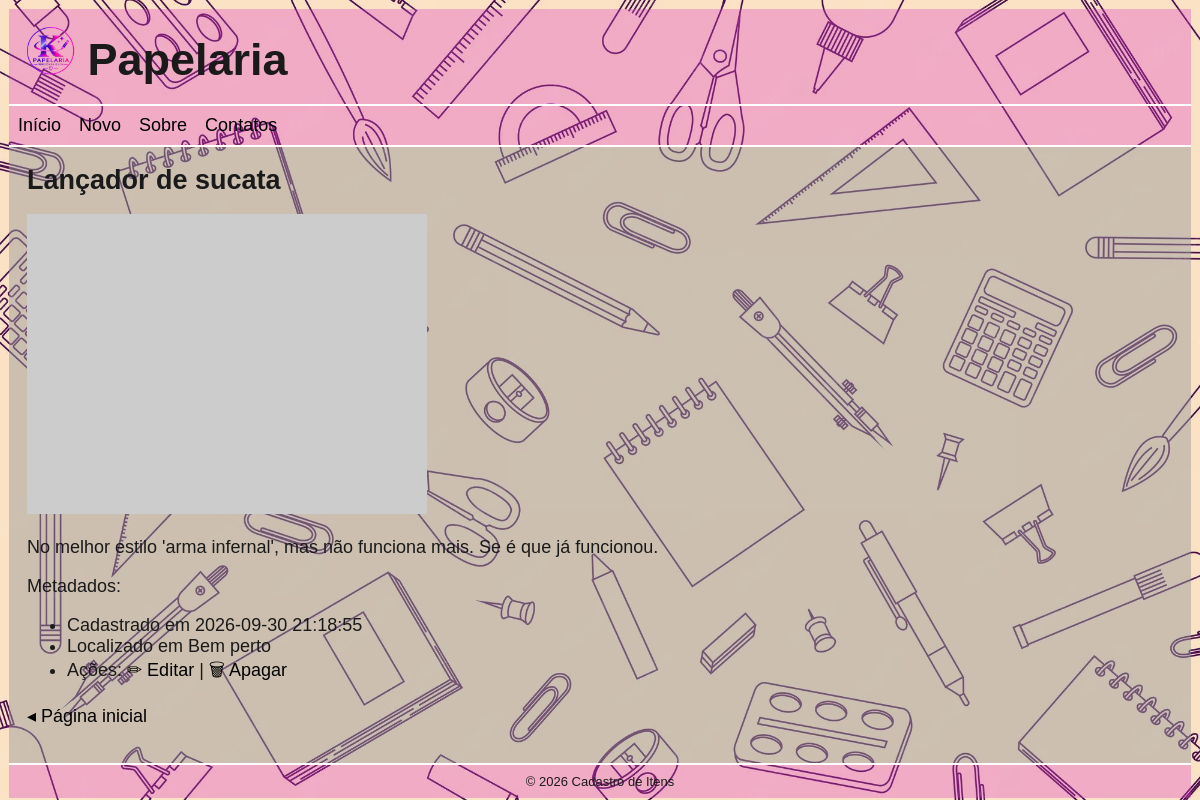
Page /view/3 on the committed database.
### tables this page shows
CREATE TABLE thing (
    id INTEGER PRIMARY KEY AUTOINCREMENT,
    created_at TEXT DEFAULT CURRENT_TIMESTAMP,
    name TEXT,
	description TEXT,
    location TEXT, 
	photo TEXT,
	status TEXT CHECK (status IN ('on', 'off', 'del')) DEFAULT 'on'
);

### app.py (the view)
@app.route('/view/<int:thing_id>')
def view(thing_id):
    with sqlite3.connect('database.db') as conn:
        conn.row_factory = sqlite3.Row
        content = conn.execute("""
            SELECT *
            FROM thing
                WHERE status = 'on'
                AND id = ?
                ORDER BY created_at
        """, (thing_id,)).fetchone()
    if content is None:
        abort(404)
    return render_template(
        "view.html",
        content=content
    )

### templates/view.html (shortened to what this page needs)
{% extends '_base.html' %}
{% block main %}
<article>
    <h2>{{ content.name }}</h2>
    <p><img src="{{ content.photo }}" alt="{{ content.name }}"></p>
    <p>{{ content.description }}</p>
    Metadados:
    <ul>
        <li>Cadastrado em {{ content.created_at }}</li>
        <li>Localizado em {{ content.location }}</li>
        <li>Ações: <a href="{{ url_for('edit', thing_id=content.id )}}">✏ Editar</a> | <a href="#delete">🗑 Apagar</a></li>
    </ul>
    <p><a href="{{ url_for('index') }}">◂ Página inicial</a></p>
</article>
{% endblock %}

### static/css/base.css (style rules this page uses)
* { box-sizing: border-box; }
body, html { position: relative; font-family: sans-serif; font-size: 18px; margin: 0; padding: 0; height: 100%; }
body { padding: .5rem; color: #1a1a1a; background-color: #222; background-image: url('/static/img/bg01.jpg'); background-position: center; background-repeat: no-repeat; background-size: cover; background-attachment: fixed; }
a { color: rgb(0, 0, 0); text-decoration: none; }
main>section, main>article { padding: 1rem; }
main>section h2:first-child, main>article h2:first-child { margin: 0; }

### rows in the picture
thing: name "Lançador de sucata", description "No melhor estilo 'arma infernal', mas não funciona mais. Se é que já funcionou.", created_at "2026-09-30 21:18:55", location "Bem perto"
